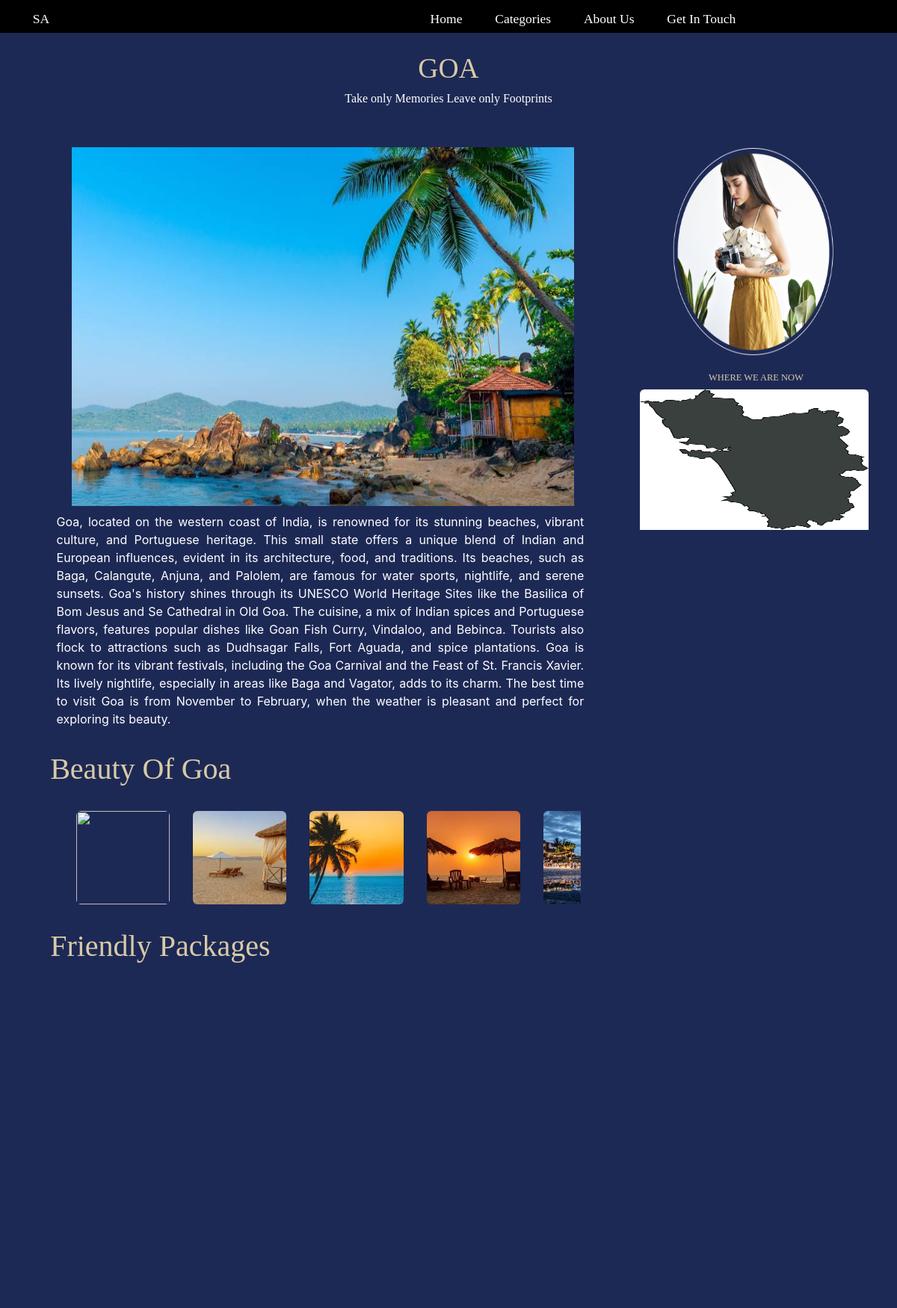
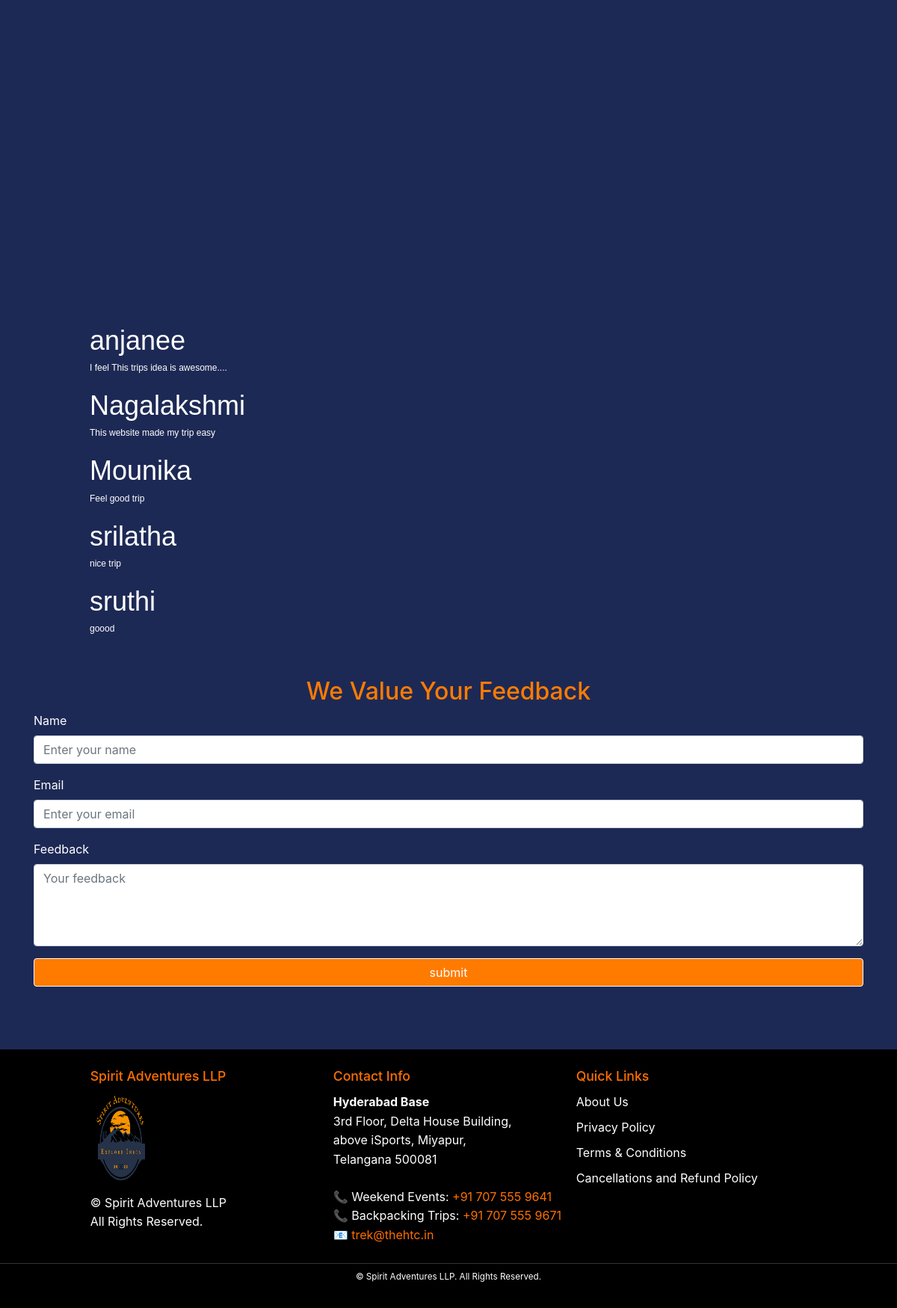
/goa/, run on the app's committed database (2 pictures, top to bottom).
### app1/models.py (models this page shows)
class feedback(models.Model):
    name=models.CharField(max_length=40)
    email=models.EmailField(max_length=40)
    feedback=models.CharField(max_length=200)

### app1/views.py (the view)
# urls.py: path('goa/',goa, name='goa'),
def goa(request):
    f1 = feedbackForm()
    if request.method == 'POST':
        f1 = feedbackForm(request.POST)
        if f1.is_valid():
            f1.save()
            return redirect('app1:goa')
    F=feedback.objects.all()
    return render(request, 'goa.html', {'form': f1,'form1':F})

### app1/forms.py
class feedbackForm(forms.ModelForm):
    class Meta:
        model=feedback
        fields='__all__'

### template/goa.html (shortened to what this page needs)
{% extends 'base.html' %}
{% load static %}
{% block body %}
<h1 id="city">GOA</h1>
<p id="tagline">Take only Memories Leave only Footprints</p>
<br />
<div id="container_goa">
  <div id="left_div">
    <img src="{% static 'img/goa1.jpeg' %}" alt="" id="img_1" />
    <p id="info">
      Goa, located on the western coast of India, is renowned for its stunning beaches, vibrant culture, and Portuguese
      heritage. This small state offers a unique blend of Indian and European influences, evident in its architecture,
      food, and traditions. Its beaches, such as Baga, Calangute, Anjuna, and Palolem, are famous for water sports,
      nightlife, and serene sunsets. Goa's history shines through its UNESCO World Heritage Sites like the Basilica of
      Bom Jesus and Se Cathedral in Old Goa. The cuisine, a mix of Indian spices and Portuguese flavors, features
      popular dishes like Goan Fish Curry, Vindaloo, and Bebinca. Tourists also flock to attractions such as Dudhsagar
      Falls, Fort Aguada, and spice plantations. Goa is known for its vibrant festivals, including the Goa Carnival and
      the Feast of St. Francis Xavier. Its lively nightlife, especially in areas like Baga and Vagator, adds to its
      charm. The best time to visit Goa is from November to February, when the weather is pleasant and perfect for
      exploring its beauty.
    </p>
    <h1 id="gallery">Beauty Of Goa</h1>
    <br />
    <div class="container carousel" id="img_div">
      <div class="wrap">
        <img src="{% static 'img/goa2.webp' %}" alt="" class="images" />
        <img src="{% static 'img/goa3.jpeg' %}" alt="" class="images" />
        <img src="{% static 'img/goa4.jpeg' %}" alt="" class="images" />
        <img src="{% static 'img/goa5.jpeg' %}" alt="" class="images" />
        <img src="{% static 'img/goa6.avif' %}" alt="" class="images" />
      </div>
    </div>
    <h1 id="package">Friendly Packages</h1>
  </div>
  <div id="right_div">
    <div>
      <img src="{% static 'img/girl.png' %}" alt="" id="img_2" />
      <h4 id="text">WHERE WE ARE NOW</h4>
      <img src="{% static 'img/goa_webp.png' %}" alt="" id="map" />
    </div>
  </div>
</div>
<div style="width: 100%;height:20vh;padding-left: 10%;margin-bottom: 20%;">
 <form action="" method="post" id="form1">
    {% for i in form1 %}
    <div style="margin-right: 5%;margin-bottom: 2%;">
      <h2 style="color: white;font-family: Verdana, Geneva, Tahoma, sans-serif;font-size: 3vw;">{{i.name}}</h2>
      <h4 style="color: white;font-size: 1vw;font-family: Verdana, Geneva, Tahoma, sans-serif;">{{i.feedback}}</h4>
    </div>
    {% endfor %}
  </form>
</div>
<br>
<div class="container mt-5">
  <h2 class="text-center" id="fd_txt">We Value Your Feedback</h2>
  <form method="post">
    <div class="form-group">
      <label for="name">Name</label>
      <input type="text" class="form-control" id="name" placeholder="Enter your name" required name="name" />
    </div>
    <div class="form-group">
      <label for="email">Email</label>
      <input type="email" class="form-control" id="email" placeholder="Enter your email" required name="email" />
    </div>
    <div class="form-group">
      <label for="feedback">Feedback</label>
      <textarea class="form-control" id="feedback" rows="4" placeholder="Your feedback" required
        name="feedback"></textarea>
    </div>
    <input type="submit" class="btn btn-primary btn-block" value="submit">
  </form>
</div>
{% endblock body %}

### static/css/base.css (style rules this page uses)
* { padding: 0; margin: 0; }
body { background-color: #1D2955; }
#container_goa { width: 100%; height: 250vh; }
#city { font-family: neuemachinaregular; font-weight: 200; text-align: center; font-size: 3.13vw; margin-bottom: 0.52vw; margin-top: 2.08vw; color: #D8CAA7; }
#tagline { color: white; font-family: Georgia, "Times New Roman", Times, serif; text-align: center; }
#left_div, #right_div { height: 100%; float: left; }
#left_div { width: 70%; }
#right_div { width: 30%; }
#img_1 { margin-left: 8.0vw; margin-top: 1.04vw; width: 80%; height: 60vh; border-radius: 0vw; }
.images { float: left; width: 20vw; height: 30vh; margin-left: 2vw; }
#map { width: 85%; height: 15.63vw; margin-left: 4.5%; background-color: white; }
#text { margin-left: 8vw; font-family:neuemachinaregular; }
#img_2 { width: 60%; height: 35vh; margin-left: 5vw; margin-top: 1.04vw; margin-bottom: 1.30vw; }
#info { margin-top: 0.8vw; color: white; padding-left: 9%; padding-right: 7%; text-align: justify; }
#gallery, #package { color: #D8CAA7; padding-left: 8%; margin-top: 2.60vw; font-family: neuemachinaregular; }
.carousel { display: flex; flex-direction: column; overflow: hidden; width: 85%; }
.wrap { display: grid; grid-auto-flow: column; grid-auto-columns: 13.02vw; justify-items: stretch; animation: slide 10s linear infinite; }
.wrap img { width: 10.42vw; height: 10.42vw; border-radius: 0.52vw; object-fit: cover; }
#img_div { margin-bottom: 2.08vw; }
img { width: 100%; height: 10.16vw; border-top-left-radius: 0.52vw; border-top-right-radius: 0.52vw; }
#text { color: #D8CAA7; padding-left: 1vw; padding-top: 0.52vw; font-family: neuemachinaregular; font-size: 1.04vw; }
body { background-color: #f8f9fa; }
#fd_txt { color: rgb(255, 123, 0); }
.btn-primary { background-color: rgb(255, 123, 0); border-color: white; }
.form-group { color: white; }

### static/css/home.css (style rules this page uses)
body { background-color: #1D2955; }
html { scroll-behavior: smooth; }
* { padding: 0; margin: 0; }

### data on the page
feedback: name "anjanee", feedback "I feel This trips idea is awesome...."
feedback: name "Nagalakshmi", feedback "This website made my trip easy"
feedback: name "Mounika", feedback "Feel good trip"
feedback: name "srilatha", feedback "nice trip"
feedback: name "sruthi", feedback "goood"
